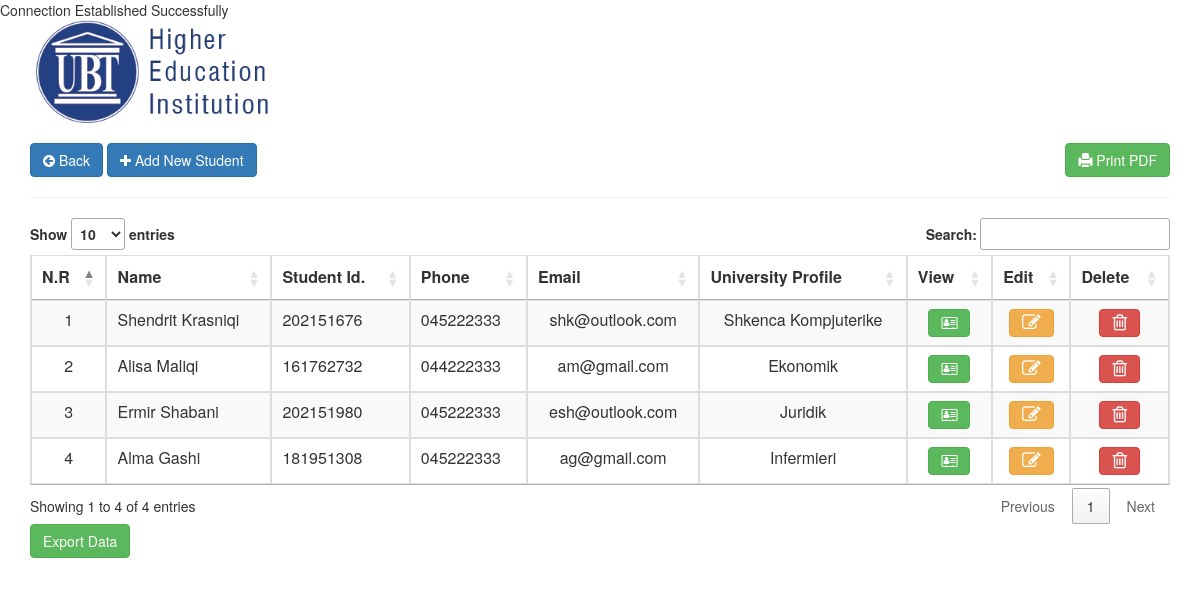
The page / on the database its author committed.
### tables this page shows
CREATE TABLE `card_activation` (
  `id` int(10) NOT NULL,
  `u_card` varchar(12) NOT NULL,
  `u_f_name` text NOT NULL,
  `u_l_name` text NOT NULL,
  `u_father` text NOT NULL,
  `u_passaport` varchar(12) NOT NULL,
  `u_birthday` text NOT NULL,
  `u_gender` varchar(6) NOT NULL,
  `u_email` text NOT NULL,
  `u_phone` varchar(10) NOT NULL,
  `u_state` varchar(12) NOT NULL,
  `u_dist` text NOT NULL,
  `u_village` text NOT NULL,
  `u_pstation` text NOT NULL,
  `u_pincode` text NOT NULL,
  `file` longblob NOT NULL,
  `u_degree` varchar(30) NOT NULL,
  `u_family` text NOT NULL,
  `staff_id` varchar(12) NOT NULL,
  `image` varchar(150) NOT NULL,
  `uploaded` datetime NOT NULL
);

### index.php (the view, shortened to what this page needs)
<?php
include('db.php');
?>
<!DOCTYPE html>
<html>
<head>
    <link rel="stylesheet" href="https://maxcdn.bootstrapcdn.com/bootstrap/3.4.1/css/bootstrap.min.css">
    <link rel="stylesheet" href="https://cdnjs.cloudflare.com/ajax/libs/font-awesome/4.7.0/css/font-awesome.min.css">
	<link rel="stylesheet" href="//cdn.datatables.net/1.10.20/css/jquery.dataTables.min.css">
</head>
<body>
	<div class="container">
	<img src="upload_images/logo.png" alt="" width="250px" ><br><br>
	<a href="#" class="btn btn-primary"><i class="fa fa-arrow-circle-left"></i> Back</a>
	<button class="btn btn-primary" type="button" data-toggle="modal" data-target="#myModal">
  <i class="fa fa-plus"></i> Add New Student
  </button>
  <a href="#" class="btn btn-success pull-right"><span class="glyphicon glyphicon-print"></span> Print PDF</a>
  <hr>
		<table class="table table-bordered table-striped table-hover" id="myTable">
		<thead>
			<tr>
			   <th class="text-center" scope="col">N.R</th>
				<th class="text-center" scope="col">Name</th>
				<th class="text-center" scope="col">Student Id.</th>
				<th class="text-center" scope="col">Phone</th>
				<th class="text-center" scope="col">Email</th>
				<th class="text-center" scope="col">University Profile</th>
				<th class="text-center" scope="col">View</th>
				<th class="text-center" scope="col">Edit</th>
				<th class="text-center" scope="col">Delete</th>
			</tr>
		</thead>
			<?php
        	$get_data = "SELECT * FROM card_activation order by 1 desc";
        	$run_data = mysqli_query($con,$get_data);
			$i = 0;
        	while($row = mysqli_fetch_array($run_data))
        	{
				$nr = ++$i;
				$id = $row['id'];
				$u_card = $row['u_card'];
				$u_f_name = $row['u_f_name'];
				$u_l_name = $row['u_l_name'];
				$u_phone = $row['u_phone'];
				$email = $row['u_email'];
				$degree = $row['u_degree'];
        		echo "
				<tr>
				<td class='text-center'>$nr</td>
				<td class='text-left'>$u_f_name   $u_l_name</td>
				<td class='text-left'>$u_card</td>
				<td class='text-left'>$u_phone</td>
				<td class='text-center'>$email</td>
				<td class='text-center'>$degree</td>
				<td class='text-center'>
					<span>
					<a href='#' class='btn btn-success mr-3 profile' data-toggle='modal' data-target='#view$id' title='Prfile'><i class='fa fa-address-card-o' aria-hidden='true'></i></a>
					</span>
				</td>
				<td class='text-center'>
					<span>
					<a href='#' class='btn btn-warning mr-3 edituser' data-toggle='modal' data-target='#edit$id' title='Edit'><i class='fa fa-pencil-square-o fa-lg'></i></a>
					</span>
				</td>
				<td class='text-center'>
					<span>
						<a href='#' class='btn btn-danger deleteuser' title='Delete'>
						     <i class='fa fa-trash-o fa-lg' data-toggle='modal' data-target='#$id' style='' aria-hidden='true'></i>
						</a>
					</span>
				</td>
			</tr>
        		";
        	}
        	?>
		</table>
		<form method="post" action="export.php">
     <input type="submit" name="export" class="btn btn-success" value="Export Data" />
    </form>
	</div>
</body>
</html>

### rows shown on the page
card_activation: nr "1", u_f_name "Shendrit", u_l_name "Krasniqi", u_card "202151676", u_phone "045222333", u_email "shk@outlook.com", u_degree "Shkenca Kompjuterike"
card_activation: nr "2", u_f_name "Alisa", u_l_name "Maliqi", u_card "161762732", u_phone "044222333", u_email "am@gmail.com", u_degree "Ekonomik"
card_activation: nr "3", u_f_name "Ermir", u_l_name "Shabani", u_card "202151980", u_phone "045222333", u_email "esh@outlook.com", u_degree "Juridik"
card_activation: nr "4", u_f_name "Alma", u_l_name "Gashi", u_card "181951308", u_phone "045222333", u_email "ag@gmail.com", u_degree "Infermieri"
